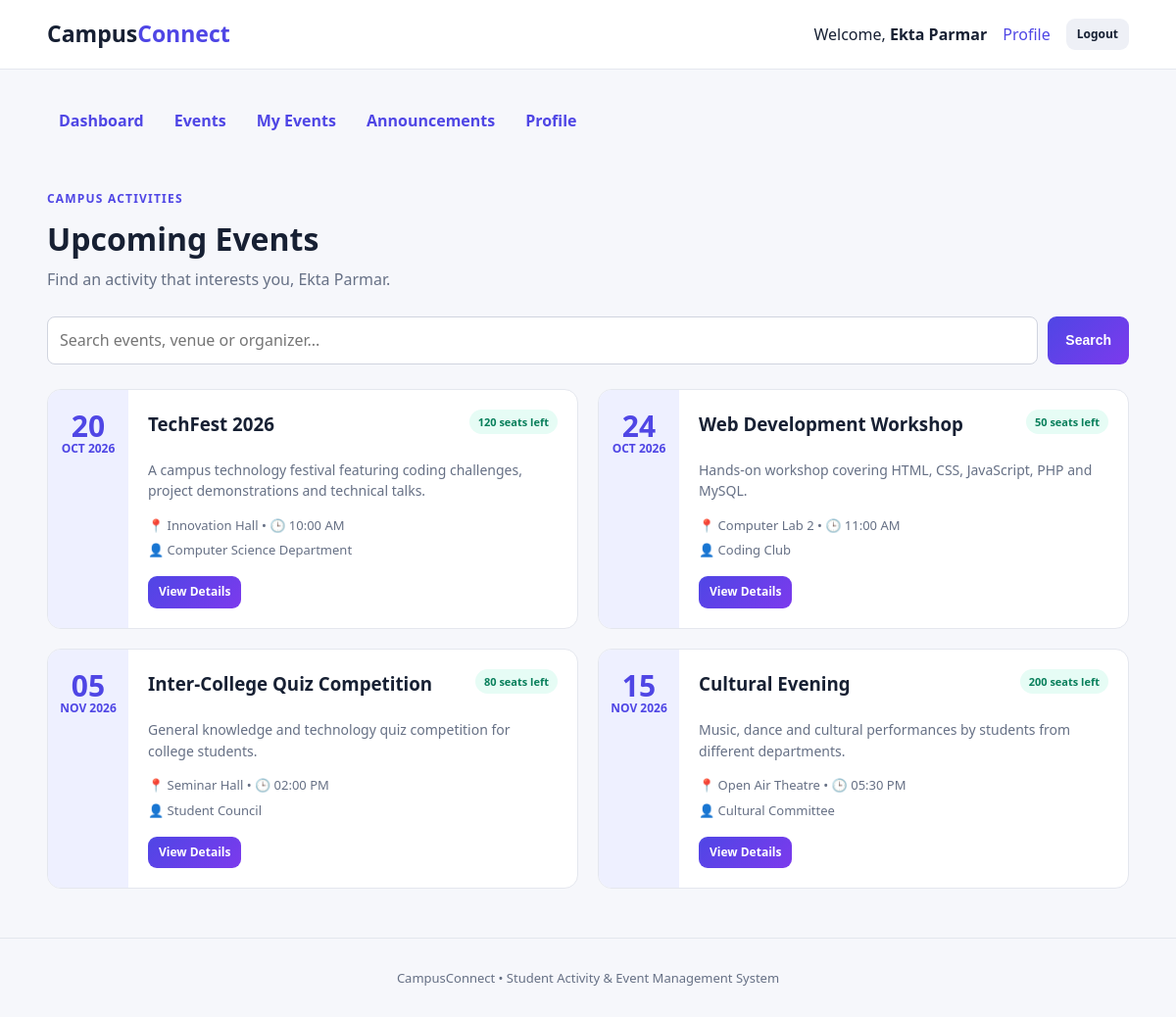
Page /student/events.php (signed in) on the committed database.
### tables this page shows
CREATE TABLE students (
    id INT UNSIGNED AUTO_INCREMENT PRIMARY KEY,
    student_name VARCHAR(100) NOT NULL,
    enrollment_no VARCHAR(30) NOT NULL UNIQUE,
    email VARCHAR(150) NOT NULL UNIQUE,
    phone VARCHAR(20) DEFAULT NULL,
    course VARCHAR(120) NOT NULL,
    semester TINYINT UNSIGNED NOT NULL,
    password VARCHAR(255) NOT NULL,
    created_at TIMESTAMP DEFAULT CURRENT_TIMESTAMP
);

CREATE TABLE events (
    id INT UNSIGNED AUTO_INCREMENT PRIMARY KEY,
    title VARCHAR(150) NOT NULL,
    description TEXT NOT NULL,
    event_date DATE NOT NULL,
    event_time TIME NOT NULL,
    venue VARCHAR(150) NOT NULL,
    organizer VARCHAR(150) NOT NULL,
    max_seats INT UNSIGNED NOT NULL DEFAULT 100,
    created_at TIMESTAMP DEFAULT CURRENT_TIMESTAMP
);

### config.php (called while the page is built, shortened)
<?php
function db()
{
    static $pdo = null;
    if ($pdo === null) {
        $dsn = 'mysql:host=localhost;dbname=campusconnect;charset=utf8mb4';
        $pdo = new PDO($dsn, 'root', '', [
            PDO::ATTR_ERRMODE => PDO::ERRMODE_EXCEPTION,
            PDO::ATTR_DEFAULT_FETCH_MODE => PDO::FETCH_ASSOC,
            PDO::ATTR_EMULATE_PREPARES => false,
        ]);
    }
    return $pdo;
}
function e(mixed $value): string
{
    return htmlspecialchars((string) $value, ENT_QUOTES, 'UTF-8');
}
function current_student(): ?array
{
    $stmt = db()->prepare('SELECT * FROM students WHERE id = ?');
    $stmt->execute([$_SESSION['student_id']]);
    return $stmt->fetch() ?: null;
}
?>

### student/events.php (the view, shortened to what this page needs)
<?php
require 'header.php';
$search = trim($_GET['search'] ?? '');
if ($search !== '') {
    $stmt = db()->prepare(
        "SELECT e.*,
                (SELECT COUNT(*) FROM event_registrations r WHERE r.event_id = e.id AND r.status = 'Registered') AS registered_count
         FROM events e
         WHERE e.event_date >= CURDATE()
           AND (e.title LIKE ? OR e.venue LIKE ? OR e.organizer LIKE ?)
         ORDER BY e.event_date, e.event_time"
    );
    $like = '%' . $search . '%';
    $stmt->execute([$like, $like, $like]);
    $events = $stmt->fetchAll();
} else {
    $events = db()->query(
        "SELECT e.*,
                (SELECT COUNT(*) FROM event_registrations r WHERE r.event_id = e.id AND r.status = 'Registered') AS registered_count
         FROM events e
         WHERE e.event_date >= CURDATE()
         ORDER BY e.event_date, e.event_time"
    )->fetchAll();
}
?>
<div class="page-title">
    <div>
        <span class="eyebrow">Campus Activities</span>
        <h1>Upcoming Events</h1>
        <p>Find an activity that interests you, <?= e($student['student_name']) ?>.</p>
    </div>
</div>
<form class="searchbar" method="get">
    <input name="search" placeholder="Search events, venue or organizer..." value="<?= e($search) ?>">
    <button class="btn btn-primary" type="submit">Search</button>
</form>
<div class="cards two">
<?php foreach ($events as $event):
    $full = (int) $event['registered_count'] >= (int) $event['max_seats'];
    $remaining = (int) $event['max_seats'] - (int) $event['registered_count'];
?>
    <article class="event-card">
        <div class="event-date"><?= date('d', strtotime($event['event_date'])) ?><small><?= date('M Y', strtotime($event['event_date'])) ?></small></div>
        <div class="event-body">
            <div class="event-top"><h3><?= e($event['title']) ?></h3><span class="pill <?= $full ? 'pill-danger' : 'pill-success' ?>"><?= $full ? 'Full' : $remaining . ' seats left' ?></span></div>
            <p><?= e($event['description']) ?></p>
            <div class="meta">📍 <?= e($event['venue']) ?> • 🕒 <?= date('h:i A', strtotime($event['event_time'])) ?></div>
            <div class="meta">👤 <?= e($event['organizer']) ?></div>
            <a class="btn btn-primary btn-sm" href="event.php?id=<?= $event['id'] ?>">View Details</a>
        </div>
    </article>
<?php endforeach; ?>
</div>
<?php require 'footer.php'; ?>

### student/header.php (shortened to what this page needs)
<?php
require_once '../config.php';
$student = current_student();
?>
<!DOCTYPE html>
<html lang="en">
<head>
    <link rel="stylesheet" href="../assets/style.css">
</head>
<body>
<nav class="navbar">
    <div class="container nav-inner">
        <a class="brand" href="dashboard.php">Campus<span>Connect</span></a>
        <div class="nav-user">
            <span>Welcome, <strong><?= e($student['student_name']) ?></strong></span>
            <a href="profile.php">Profile</a>
            <a class="btn btn-light btn-sm" href="../logout.php">Logout</a>
        </div>
    </div>
</nav>
<div class="container page">
    <nav class="tabs">
        <a href="dashboard.php">Dashboard</a>
        <a href="events.php">Events</a>
        <a href="my_events.php">My Events</a>
        <a href="announcements.php">Announcements</a>
        <a href="profile.php">Profile</a>
    </nav>

### assets/style.css (style rules this page uses)
:root { --primary: #4f46e5; --secondary: #7c3aed; --dark: #172033; --muted: #667085; --background: #f6f7fb; --white: #ffffff; --border: #e4e7ee; --success: #087f5b; --danger: #c92a2a; }
* { box-sizing: border-box; }
body { margin: 0; font-family: "Segoe UI", Arial, sans-serif; color: var(--dark); background: var(--background); line-height: 1.55; }
a { color: var(--primary); text-decoration: none; }
.container { width: min(1120px, 92%); margin: auto; }
.navbar { background: var(--white); border-bottom: 1px solid var(--border); }
.nav-inner { min-height: 70px; display: flex; align-items: center; justify-content: space-between; gap: 20px; }
.brand { color: var(--dark); font-size: 23px; font-weight: 800; }
.brand span { color: var(--primary); }
.nav-actions, .nav-user { display: flex; align-items: center; gap: 16px; }
.btn { border: 0; border-radius: 9px; padding: 11px 18px; display: inline-block; font-weight: 700; cursor: pointer; font-size: 14px; }
.btn-primary { color: #fff; background: linear-gradient(135deg, var(--primary), var(--secondary)); }
.btn-light { color: var(--dark); background: #eef0f6; }
.btn-sm { padding: 7px 11px; font-size: 12px; }
.eyebrow { color: var(--primary); font-size: 12px; font-weight: 800; letter-spacing: 1.2px; text-transform: uppercase; }
.cards { display: grid; gap: 20px; }
.cards.two { grid-template-columns: repeat(2, 1fr); }
.feature-card, .event-card, .announcement, .profile-card, .admin-form { background: #fff; border: 1px solid var(--border); border-radius: 14px; }
input, select, textarea { width: 100%; border: 1px solid #d0d4df; border-radius: 8px; padding: 11px 12px; background: #fff; font: inherit; }
.page { padding-top: 20px; }
.tabs { display: flex; gap: 7px; overflow-x: auto; padding: 12px 0 20px; }
.tabs a { padding: 8px 12px; border-radius: 7px; font-weight: 700; white-space: nowrap; }
.welcome, .page-title, .section-head { display: flex; justify-content: space-between; align-items: center; gap: 20px; margin: 25px 0; }
.welcome h1, .page-title h1 { margin: 5px 0; font-size: 32px; }
.welcome p, .page-title p { margin: 0; color: var(--muted); }
.event-card { display: flex; overflow: hidden; }
.event-date { min-width: 82px; padding: 20px 10px; color: var(--primary); background: #eef0ff; text-align: center; font-size: 30px; font-weight: 800; line-height: 1.1; }
.event-date small { display: block; font-size: 12px; text-transform: uppercase; }
.event-body { flex: 1; padding: 20px; }
.event-body h3 { margin: 0 0 8px; }
.event-body p { color: var(--muted); font-size: 14px; }
.event-top { display: flex; justify-content: space-between; gap: 10px; }
.meta { color: var(--muted); font-size: 13px; margin: 5px 0; }
.event-body .btn { margin-top: 12px; }
.pill { display: inline-block; height: max-content; padding: 4px 9px; border-radius: 999px; font-size: 11px; font-weight: 800; white-space: nowrap; }
.pill-success { color: var(--success); background: #e6fcf5; }
.searchbar { display: flex; gap: 10px; margin-bottom: 25px; }
.searchbar input { flex: 1; }

### rows in the picture
students: student_name "Ekta Parmar"
events: event_date "20", event_date "OCT 2026", title "TechFest 2026", max_seats "120", description "A campus technology festival featuring coding challenges, project demonstrations and technical talks.", venue "Innovation Hall", event_time "10:00 AM", organizer "Computer Science Department"
events: event_date "24", event_date "OCT 2026", title "Web Development Workshop", max_seats "50", description "Hands-on workshop covering HTML, CSS, JavaScript, PHP and MySQL.", venue "Computer Lab 2", event_time "11:00 AM", organizer "Coding Club"
events: event_date "05", event_date "NOV 2026", title "Inter-College Quiz Competition", max_seats "80", description "General knowledge and technology quiz competition for college students.", venue "Seminar Hall", event_time "02:00 PM", organizer "Student Council"
events: event_date "15", event_date "NOV 2026", title "Cultural Evening", max_seats "200", description "Music, dance and cultural performances by students from different departments.", venue "Open Air Theatre", event_time "05:30 PM", organizer "Cultural Committee"
